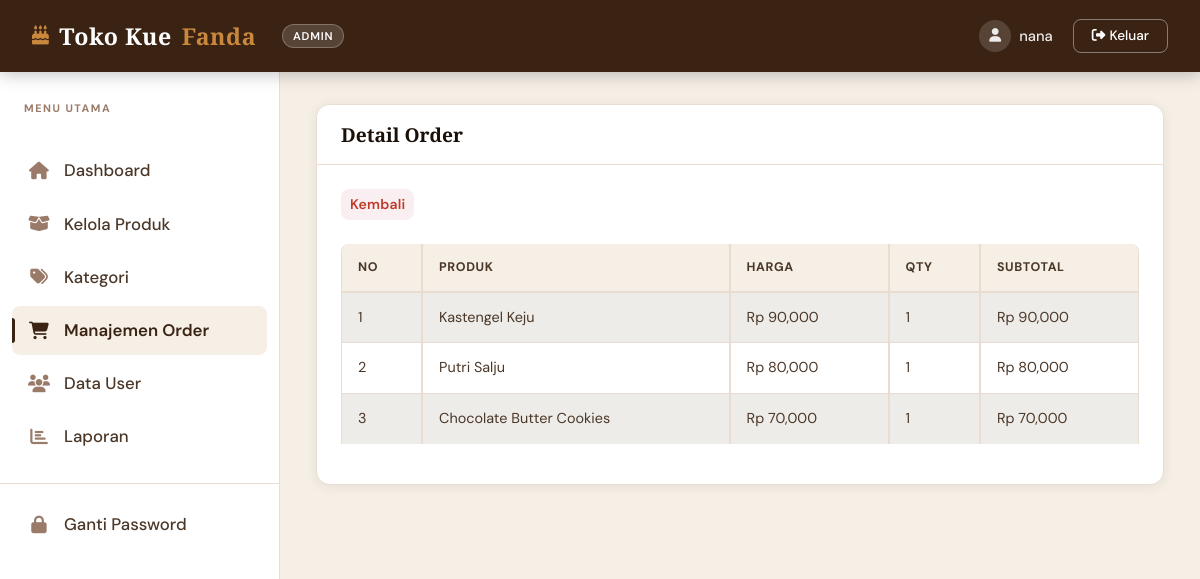
The page /admin/order_detail.php?id=3 (signed in) on the database its author committed.
### tables this page shows
CREATE TABLE `order_items` (
  `order_items_id` int(11) NOT NULL,
  `orders_id` int(11) NOT NULL,
  `produk_id` int(11) NOT NULL,
  `qty` int(11) NOT NULL,
  `harga` int(11) NOT NULL,
  `subtotal` int(11) NOT NULL
);

CREATE TABLE `produk` (
  `produk_id` int(11) NOT NULL,
  `nama_produk` varchar(150) NOT NULL,
  `kategori_id` int(11) NOT NULL,
  `harga` int(11) NOT NULL,
  `stok` int(11) NOT NULL,
  `deskripsi` text NOT NULL,
  `gambar` varchar(255) NOT NULL,
  `created_at` timestamp NOT NULL DEFAULT current_timestamp() ON UPDATE current_timestamp()
);

### admin/order_detail.php (the view, shortened to what this page needs)
<?php
include 'header.php';
include '../koneksi.php';
$id = $_GET['id'];
?>
<div class="container">
    <div class="card shadow-sm">
        <div class="card-header bg-dark text-white">
            <h5 class="mb-0">
                Detail Order
            </h5>
        </div>
        <div class="card-body">
            <a href="order.php"
            class="btn btn-sm btn-danger">
                Kembali
            </a>
            <br><br>
            <table class="table table-bordered table-striped">
                <thead class="table-dark">
                    <tr>
                        <th>No</th>
                        <th>Produk</th>
                        <th>Harga</th>
                        <th>Qty</th>
                        <th>Subtotal</th>
                    </tr>
                </thead>
                <tbody>
                    <?php
                    $data = mysqli_query($koneksi,
                    "SELECT order_items.*, produk.nama_produk
                    FROM order_items
                    JOIN produk ON order_items.produk_id = produk.produk_id
                    WHERE order_items.orders_id = '$id'");
                    $no = 1;
                    while($d = mysqli_fetch_array($data)){
                    ?>
                    <tr>
                        <td>
                            <?php echo $no++; ?>
                        </td>
                        <td>
                            <?php echo $d['nama_produk']; ?>
                        </td>
                        <td>
                            Rp <?php echo number_format($d['harga']); ?>
                        </td>
                        <td>
                            <?php echo $d['qty']; ?>
                        </td>
                        <td>
                            Rp <?php echo number_format($d['subtotal']); ?>
                        </td>
                    </tr>
                    <?php
                    }
                    ?>
                </tbody>
            </table>
        </div>
    </div>
</div>
<?php include 'footer.php'; ?>

### admin/style.css (style rules this page uses)
:root { --brown-dark: #3B2314; --brown-mid: #5C3D2E; --brown-light: #8B5E3C; --cream-bg: #F5EFE6; --cream-card: #FDF9F4; --cream-border: #E8DDD0; --accent-gold: #C9883C; --accent-rose: #C97B8C; --text-dark: #1A1008; --text-mid: #4A3728; --text-muted: #9A7B6A; --sidebar-w: 280px; --topbar-h: 72px; --radius: 14px; --radius-sm: 8px; --shadow: 0 4px 24px rgba(59,35,20,.10); --shadow-card: 0 2px 12px rgba(59,35,20,.08); --transition: all .25s cubic-bezier(.4,0,.2,1); }
*, *::before, *::after { box-sizing: border-box; margin: 0; padding: 0; }
html { scroll-behavior: smooth; }
body { font-family: 'DM Sans', sans-serif; background: var(--cream-bg); color: var(--text-dark); min-height: 100vh; overflow-x: hidden; }
.main-content > .container, .container { max-width: 100% !important; padding: 0; }
.card { border: 1px solid var(--cream-border) !important; border-radius: var(--radius) !important; background: #fff !important; box-shadow: var(--shadow-card) !important; overflow: hidden; animation: fadeSlideUp .4s ease both; }
.card-header { background: #fff !important; border-bottom: 1px solid var(--cream-border) !important; padding: 18px 24px !important; display: flex; align-items: center; justify-content: space-between; }
.card-header h5 { font-family: 'Playfair Display', serif; font-size: 1.2rem; font-weight: 700; color: var(--text-dark) !important; margin: 0; }
.card-header.bg-dark { background: #fff !important; }
.card-header.bg-dark h5 { color: var(--text-dark) !important; }
.card-body { padding: 24px !important; }
.table { width: 100%; border-collapse: separate; border-spacing: 0; }
.table thead th { background: var(--cream-bg) !important; color: var(--text-mid) !important; font-size: .78rem !important; font-weight: 700 !important; letter-spacing: .6px !important; text-transform: uppercase !important; padding: 14px 16px !important; border-top: none !important; border-bottom: 2px solid var(--cream-border) !important; }
.table thead th:first-child { border-radius: var(--radius-sm) 0 0 0; }
.table thead th:last-child { border-radius: 0 var(--radius-sm) 0 0; }
.table tbody tr { transition: background .18s; }
.table tbody td { padding: 14px 16px !important; vertical-align: middle !important; border-bottom: 1px solid var(--cream-border) !important; border-top: none !important; color: var(--text-mid); font-size: .9rem; background: #fff !important; }
.table tbody tr:last-child td { border-bottom: none !important; }
.table-striped > tbody > tr:nth-of-type(odd) > td { background: rgba(245,239,230,.45) !important; }
.table-bordered td, .table-bordered th { border: 1px solid var(--cream-border) !important; }
thead.table-dark th, .table thead.table-dark th { background: var(--cream-bg) !important; color: var(--text-mid) !important; }
.btn { font-family: 'DM Sans', sans-serif !important; font-weight: 500 !important; border-radius: var(--radius-sm) !important; transition: var(--transition) !important; letter-spacing: .2px; }
.btn-danger { background: rgba(201,123,140,.12) !important; border-color: transparent !important; color: #c0392b !important; font-weight: 600 !important; }
.table tbody tr { animation: fadeIn .3s ease both; }
.table tbody tr:nth-child(1) { animation-delay: .04s; }
.table tbody tr:nth-child(2) { animation-delay: .08s; }
.table tbody tr:nth-child(3) { animation-delay: .12s; }
body { background: var(--cream-bg) !important; }

### rows shown on the page
order_items: produk.nama_produk "Kastengel Keju", harga "90,000", qty "1", subtotal "90,000"
order_items: produk.nama_produk "Putri Salju", harga "80,000", qty "1", subtotal "80,000"
order_items: produk.nama_produk "Chocolate Butter Cookies", harga "70,000", qty "1", subtotal "70,000"

### other values the page prints
$_SESSION['username'] "nana"
